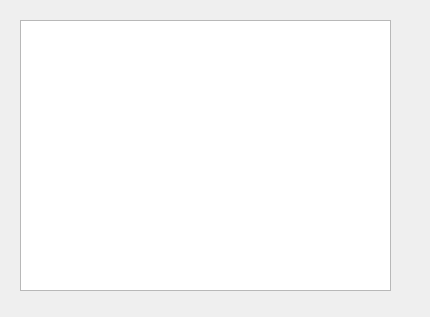
<?xml version="1.0" encoding="UTF-8"?>
<ui version="4.0">
 <class>Form</class>
 <widget class="QWidget" name="Form">
  <property name="geometry">
   <rect>
    <x>0</x>
    <y>0</y>
    <width>430</width>
    <height>317</height>
   </rect>
  </property>
  <property name="windowTitle">
   <string>Form</string>
  </property>
  <widget class="QGraphicsView" name="uiGraphicsView">
   <property name="geometry">
    <rect>
     <x>20</x>
     <y>20</y>
     <width>371</width>
     <height>271</height>
    </rect>
   </property>
   <property name="verticalScrollBarPolicy">
    <enum>Qt::ScrollBarAlwaysOff</enum>
   </property>
   <property name="horizontalScrollBarPolicy">
    <enum>Qt::ScrollBarAlwaysOff</enum>
   </property>
   <property name="sizeAdjustPolicy">
    <enum>QAbstractScrollArea::AdjustToContents</enum>
   </property>
  </widget>
  <widget class="QLabel" name="uiImage">
   <property name="geometry">
    <rect>
     <x>30</x>
     <y>40</y>
     <width>331</width>
     <height>221</height>
    </rect>
   </property>
   <property name="text">
    <string/>
   </property>
   <property name="pixmap">
    <pixmap>../../.designer/backup/data/python.png</pixmap>
   </property>
   <property name="scaledContents">
    <bool>true</bool>
   </property>
   <property name="margin">
    <number>-5</number>
   </property>
  </widget>
 </widget>
 <resources/>
 <connections/>
</ui>
